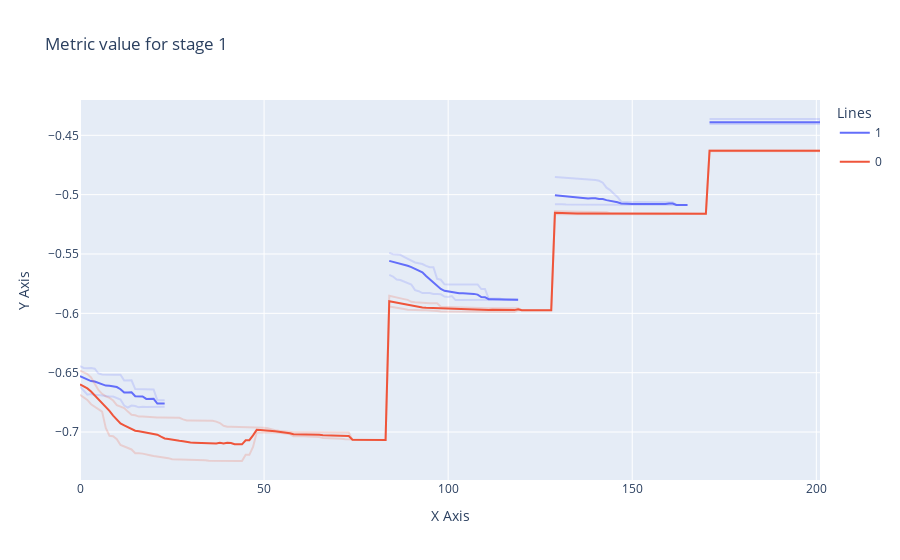
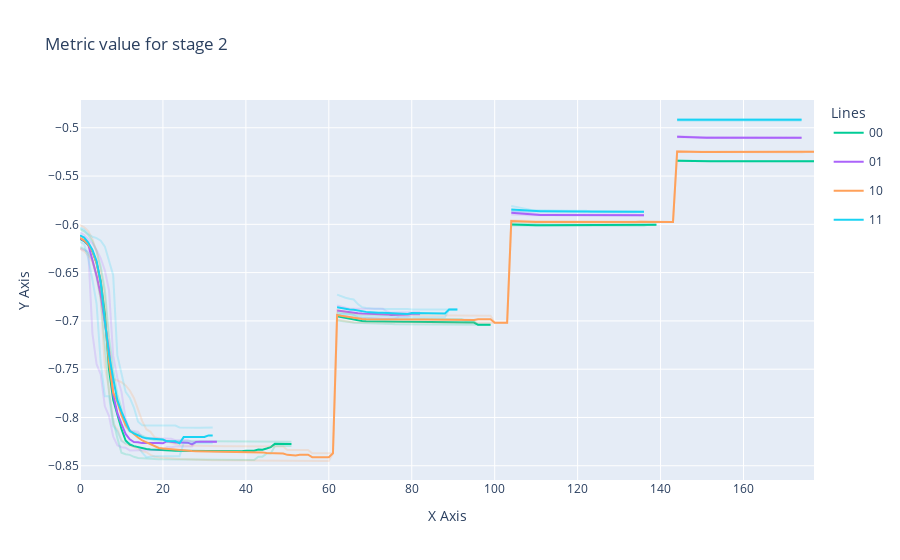
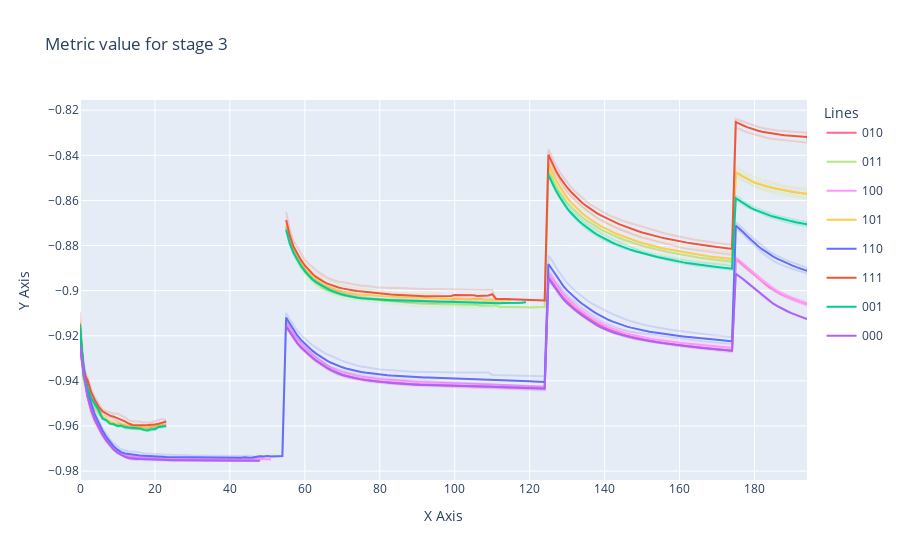

Notebook code for these charts, in order:
### Code cell
import plotly.graph_objects as go
import plotly.express as px


figure_dir = Path("figures")
figure_dir.mkdir(exist_ok=True)

colors = px.colors.qualitative.Plotly
for stage in [1, 2, 3]:
    fig = go.Figure()

    for i, (exp_id, stats) in enumerate(metric_stats.items()):
        if len(exp_id) == stage:
            x = np.arange(len(stats["mean"]))

            color = colors[i % len(colors)]
            rgba_color = px.colors.hex_to_rgb(color) + (0.2,)

            fig.add_trace(
                go.Scatter(
                    x=x,
                    y=stats["mean"],
                    mode="lines",
                    line=dict(color=color),
                    name=exp_id,
                    legendgroup=exp_id,
                )
            )

            fig.add_trace(
                go.Scatter(
                    x=np.concatenate([x, x[::-1]]),
                    y=np.concatenate([stats["upper"], stats["lower"][::-1]]),
                    fillcolor=f"rgba{rgba_color}",
                    line=dict(color=f"rgba{rgba_color}"),
                    legendgroup=exp_id,
                    showlegend=False,
                )
            )

    fig.update_layout(
        title=f"Metric value for stage {stage}",
        xaxis_title="X Axis",
        yaxis_title="Y Axis",
        legend_title="Lines",
        yaxis=dict(fixedrange=True)
    )

    fig.show()
    fig.write_html(figure_dir / f"metric_value-stage_{stage}.html")
    fig.write_image(figure_dir / f"metric_value-stage_{stage}.png")

### Figure 1 — Plotly figure (JSON) as saved in the notebook; plotly's stock layout.template omitted (floating-point values rounded to 4 significant figures; data arrays with more than 128 entries replaced by an {"elided": "..."} marker saying what was removed)
{"data": [{"legendgroup": "1", "line": {"color": "#636EFA"}, "mode": "lines", "name": "1", "type": "scatter", "x": {"elided": "202 int values"}, "y": {"elided": "202 float values"}}, {"fillcolor": "rgba(99, 110, 250, 0.2)", "legendgroup": "1", "line": {"color": "rgba(99, 110, 250, 0.2)"}, "showlegend": false, "type": "scatter", "x": {"elided": "404 int values"}, "y": {"elided": "404 float values"}}, {"legendgroup": "0", "line": {"color": "#EF553B"}, "mode": "lines", "name": "0", "type": "scatter", "x": {"elided": "202 int values"}, "y": {"elided": "202 float values"}}, {"fillcolor": "rgba(239, 85, 59, 0.2)", "legendgroup": "0", "line": {"color": "rgba(239, 85, 59, 0.2)"}, "showlegend": false, "type": "scatter", "x": {"elided": "404 int values"}, "y": {"elided": "404 float values"}}], "layout": {"legend": {"title": {"text": "Lines"}}, "title": {"text": "Metric value for stage 1"}, "xaxis": {"title": {"text": "X Axis"}}, "yaxis": {"fixedrange": true, "title": {"text": "Y Axis"}}}}

### Figure 2 — Plotly figure (JSON) as saved in the notebook; plotly's stock layout.template omitted (floating-point values rounded to 4 significant figures; data arrays with more than 128 entries replaced by an {"elided": "..."} marker saying what was removed)
{"data": [{"legendgroup": "00", "line": {"color": "#00CC96"}, "mode": "lines", "name": "00", "type": "scatter", "x": {"elided": "178 int values"}, "y": {"elided": "178 float values"}}, {"fillcolor": "rgba(0, 204, 150, 0.2)", "legendgroup": "00", "line": {"color": "rgba(0, 204, 150, 0.2)"}, "showlegend": false, "type": "scatter", "x": {"elided": "356 int values"}, "y": {"elided": "356 float values"}}, {"legendgroup": "01", "line": {"color": "#AB63FA"}, "mode": "lines", "name": "01", "type": "scatter", "x": {"elided": "178 int values"}, "y": {"elided": "178 float values"}}, {"fillcolor": "rgba(171, 99, 250, 0.2)", "legendgroup": "01", "line": {"color": "rgba(171, 99, 250, 0.2)"}, "showlegend": false, "type": "scatter", "x": {"elided": "356 int values"}, "y": {"elided": "356 float values"}}, {"legendgroup": "10", "line": {"color": "#FFA15A"}, "mode": "lines", "name": "10", "type": "scatter", "x": {"elided": "178 int values"}, "y": {"elided": "178 float values"}}, {"fillcolor": "rgba(255, 161, 90, 0.2)", "legendgroup": "10", "line": {"color": "rgba(255, 161, 90, 0.2)"}, "showlegend": false, "type": "scatter", "x": {"elided": "356 int values"}, "y": {"elided": "356 float values"}}, {"legendgroup": "11", "line": {"color": "#19D3F3"}, "mode": "lines", "name": "11", "type": "scatter", "x": {"elided": "178 int values"}, "y": {"elided": "178 float values"}}, {"fillcolor": "rgba(25, 211, 243, 0.2)", "legendgroup": "11", "line": {"color": "rgba(25, 211, 243, 0.2)"}, "showlegend": false, "type": "scatter", "x": {"elided": "356 int values"}, "y": {"elided": "356 float values"}}], "layout": {"legend": {"title": {"text": "Lines"}}, "title": {"text": "Metric value for stage 2"}, "xaxis": {"title": {"text": "X Axis"}}, "yaxis": {"fixedrange": true, "title": {"text": "Y Axis"}}}}

### Figure 3 — Plotly figure (JSON) as saved in the notebook; plotly's stock layout.template omitted (floating-point values rounded to 4 significant figures; data arrays with more than 128 entries replaced by an {"elided": "..."} marker saying what was removed)
{"data": [{"legendgroup": "010", "line": {"color": "#FF6692"}, "mode": "lines", "name": "010", "type": "scatter", "x": {"elided": "195 int values"}, "y": {"elided": "195 float values"}}, {"fillcolor": "rgba(255, 102, 146, 0.2)", "legendgroup": "010", "line": {"color": "rgba(255, 102, 146, 0.2)"}, "showlegend": false, "type": "scatter", "x": {"elided": "390 int values"}, "y": {"elided": "390 float values"}}, {"legendgroup": "011", "line": {"color": "#B6E880"}, "mode": "lines", "name": "011", "type": "scatter", "x": {"elided": "195 int values"}, "y": {"elided": "195 float values"}}, {"fillcolor": "rgba(182, 232, 128, 0.2)", "legendgroup": "011", "line": {"color": "rgba(182, 232, 128, 0.2)"}, "showlegend": false, "type": "scatter", "x": {"elided": "390 int values"}, "y": {"elided": "390 float values"}}, {"legendgroup": "100", "line": {"color": "#FF97FF"}, "mode": "lines", "name": "100", "type": "scatter", "x": {"elided": "195 int values"}, "y": {"elided": "195 float values"}}, {"fillcolor": "rgba(255, 151, 255, 0.2)", "legendgroup": "100", "line": {"color": "rgba(255, 151, 255, 0.2)"}, "showlegend": false, "type": "scatter", "x": {"elided": "390 int values"}, "y": {"elided": "390 float values"}}, {"legendgroup": "101", "line": {"color": "#FECB52"}, "mode": "lines", "name": "101", "type": "scatter", "x": {"elided": "195 int values"}, "y": {"elided": "195 float values"}}, {"fillcolor": "rgba(254, 203, 82, 0.2)", "legendgroup": "101", "line": {"color": "rgba(254, 203, 82, 0.2)"}, "showlegend": false, "type": "scatter", "x": {"elided": "390 int values"}, "y": {"elided": "390 float values"}}, {"legendgroup": "110", "line": {"color": "#636EFA"}, "mode": "lines", "name": "110", "type": "scatter", "x": {"elided": "195 int values"}, "y": {"elided": "195 float values"}}, {"fillcolor": "rgba(99, 110, 250, 0.2)", "legendgroup": "110", "line": {"color": "rgba(99, 110, 250, 0.2)"}, "showlegend": false, "type": "scatter", "x": {"elided": "390 int values"}, "y": {"elided": "390 float values"}}, {"legendgroup": "111", "line": {"color": "#EF553B"}, "mode": "lines", "name": "111", "type": "scatter", "x": {"elided": "195 int values"}, "y": {"elided": "195 float values"}}, {"fillcolor": "rgba(239, 85, 59, 0.2)", "legendgroup": "111", "line": {"color": "rgba(239, 85, 59, 0.2)"}, "showlegend": false, "type": "scatter", "x": {"elided": "390 int values"}, "y": {"elided": "390 float values"}}, {"legendgroup": "001", "line": {"color": "#00CC96"}, "mode": "lines", "name": "001", "type": "scatter", "x": {"elided": "195 int values"}, "y": {"elided": "195 float values"}}, {"fillcolor": "rgba(0, 204, 150, 0.2)", "legendgroup": "001", "line": {"color": "rgba(0, 204, 150, 0.2)"}, "showlegend": false, "type": "scatter", "x": {"elided": "390 int values"}, "y": {"elided": "390 float values"}}, {"legendgroup": "000", "line": {"color": "#AB63FA"}, "mode": "lines", "name": "000", "type": "scatter", "x": {"elided": "195 int values"}, "y": {"elided": "195 float values"}}, {"fillcolor": "rgba(171, 99, 250, 0.2)", "legendgroup": "000", "line": {"color": "rgba(171, 99, 250, 0.2)"}, "showlegend": false, "type": "scatter", "x": {"elided": "390 int values"}, "y": {"elided": "390 float values"}}], "layout": {"legend": {"title": {"text": "Lines"}}, "title": {"text": "Metric value for stage 3"}, "xaxis": {"title": {"text": "X Axis"}}, "yaxis": {"fixedrange": true, "title": {"text": "Y Axis"}}}}
